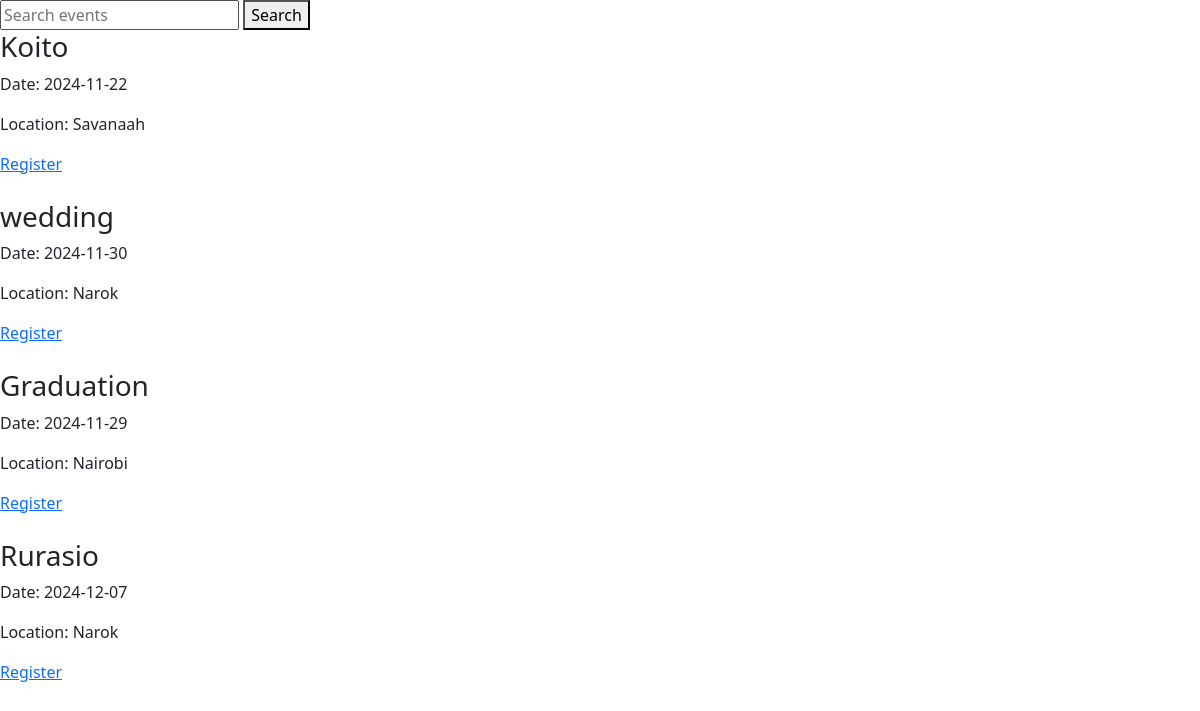
The app's page /search_events.php with its own data.
### tables this page shows
CREATE TABLE `events` (
  `id` int(11) NOT NULL,
  `name` varchar(255) NOT NULL,
  `date` date NOT NULL,
  `location` varchar(255) NOT NULL,
  `capacity` int(10) NOT NULL,
  `cost` int(20) NOT NULL,
  `booking_dateline` date NOT NULL,
  `description` text DEFAULT NULL,
  `event_image` varchar(50) NOT NULL,
  `created_at` timestamp NOT NULL DEFAULT current_timestamp()
);

### search_events.php (the view, shortened to what this page needs)
<?php
include('config/db.php');
$search = "";
$sql = "SELECT * FROM events WHERE name LIKE '%$search%'";
$result = $conn->query($sql);
?>
<!DOCTYPE html>
<html lang="en">
<head>
    <link href="assets/css/bootstrap.min.css" rel="stylesheet">
</head>
<body>
    <form action="search_events.php" method="GET">
        <input type="text" name="search" value="<?php echo $search; ?>" placeholder="Search events">
        <button type="submit">Search</button>
    </form>
    <?php
    if ($result->num_rows > 0) {
        while ($row = $result->fetch_assoc()) {
            echo "<div class='event'>";
            echo "<h3>" . $row['name'] . "</h3>";
            echo "<p>Date: " . $row['date'] . "</p>";
            echo "<p>Location: " . $row['location'] . "</p>";
            echo "<a href='event_registration.php?event_id=" . $row['id'] . "'>Register</a>";
            echo "</div><br>";
        }
    } else {
        echo "No events found.";
    }
    ?>
</body>
</html>

### records on screen
events: name "Koito", date "2024-11-22", location "Savanaah"
events: name "wedding", date "2024-11-30", location "Narok"
events: name "Graduation", date "2024-11-29", location "Nairobi"
events: name "Rurasio", date "2024-12-07", location "Narok"
